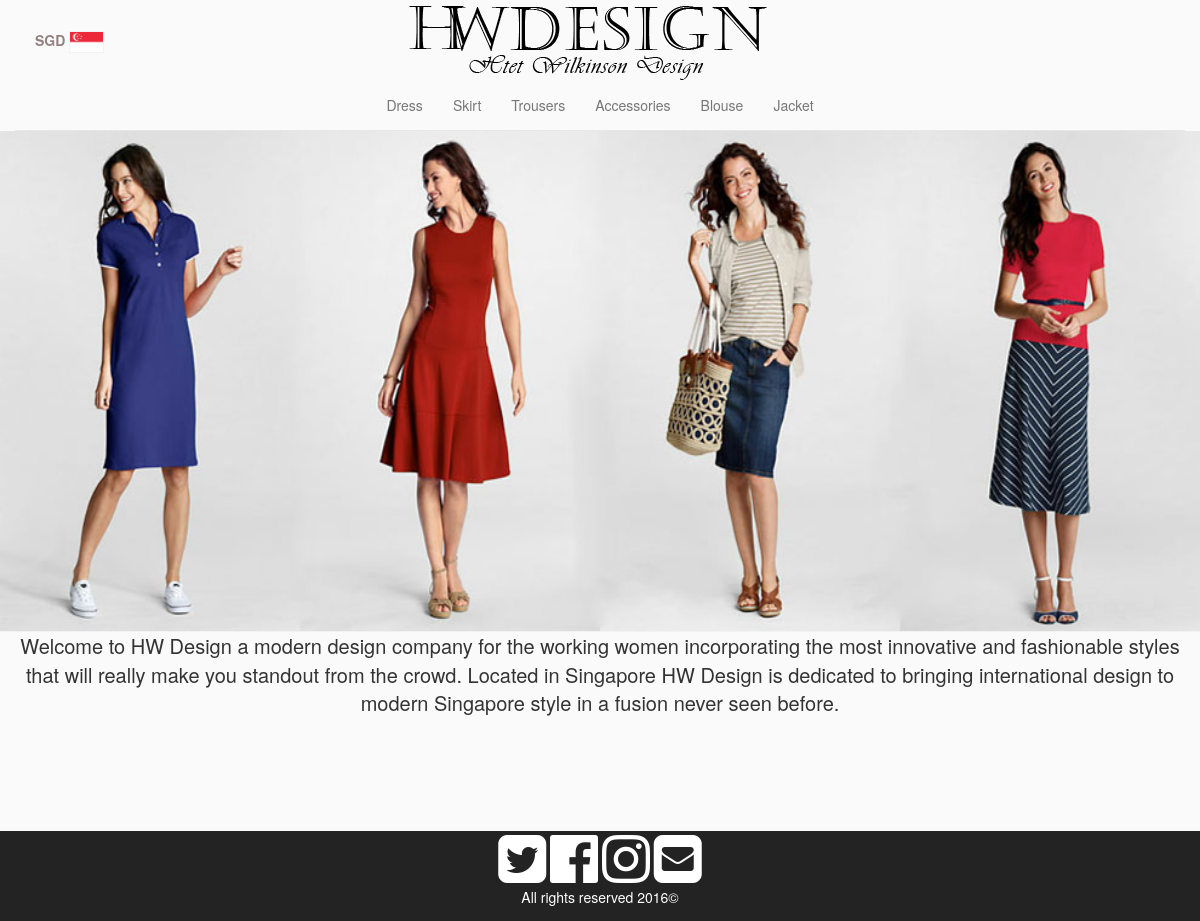
The page / on the database its author committed.
### tables this page shows
CREATE TABLE `category` (
  `categoryID` int(3) NOT NULL,
  `name` varchar(50) NOT NULL
);

CREATE TABLE `textcontent` (
  `id` int(10) NOT NULL,
  `textname` varchar(100) NOT NULL,
  `maincontent` longtext NOT NULL
);

### util/functions.php (called while the page is built, shortened)
<?php
function getContent($contentVal){
	include("dbconnect.php");
	 $content = "SELECT `maincontent` FROM `textcontent` WHERE`textname`='$contentVal'";
	 $content_query = mysqli_query($dbconnect, $content);
	 $content_rs = mysqli_fetch_array($content_query);
	 return $content_rs;
}
?>

### categoryList.php (the view)
<?php
	$cat_sql="SELECT * FROM category";
	$cat_query=mysqli_query($dbconnect, $cat_sql);
	$cat_rs=mysqli_fetch_assoc($cat_query);
	do{ ?>
	<li><a href="index.php?page=category&categoryID=<?php echo $cat_rs['categoryID'] ?>">
	<?php echo $cat_rs['name']; ?></a></li>
	<?php
	}while ($cat_rs = mysqli_fetch_assoc($cat_query))
?>

### indexSendCont.php
<div id="index-content" >
<p>
<?php
include_once("util/functions.php");
$res = getContent("index-content" );
echo $res[0];
?>
</p>
</div>

### style/style.css (style rules this page uses)
* { text-decoration: none; }
#index-content { text-align: center; font-size: 20px; }
html, body { max-width: 100%; overflow-x: hidden; }

### rows shown on the page
category: name "Dress"
category: name "Skirt"
category: name "Trousers"
category: name "Accessories"
category: name "Blouse"
category: name "Jacket"
textcontent: maincontent "Welcome to HW Design a modern design company for the working women incorporating the most innovative and fashionable styles that will really make you standout from the crowd. Located in Singapore HW Design is dedicated to bringing international design to modern Singapore style in a fusion never seen before."
